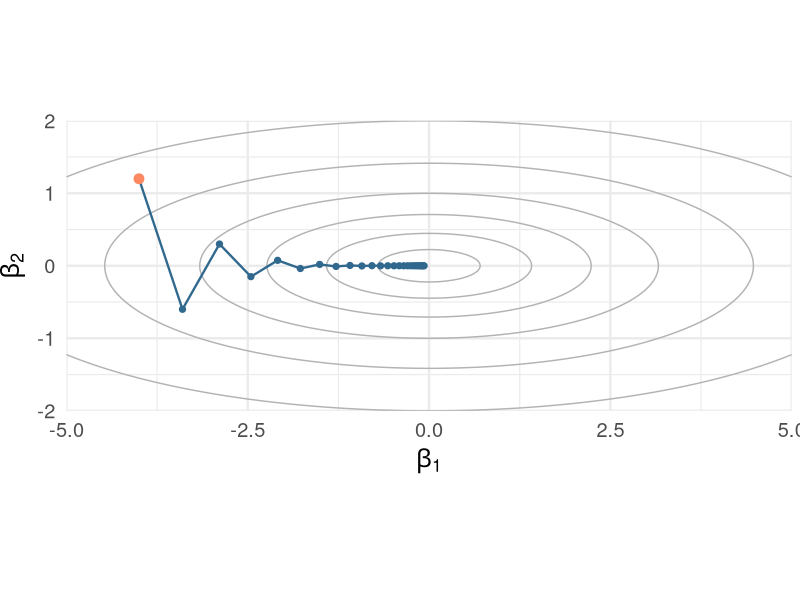
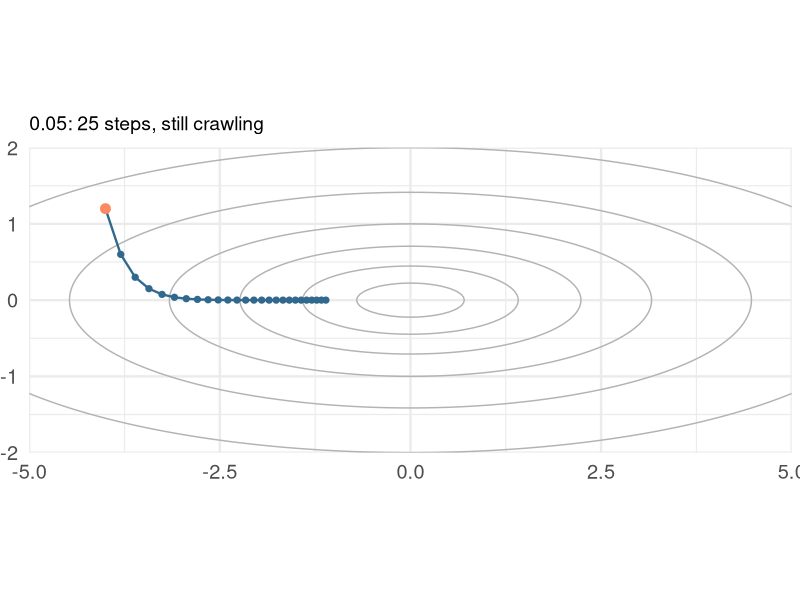
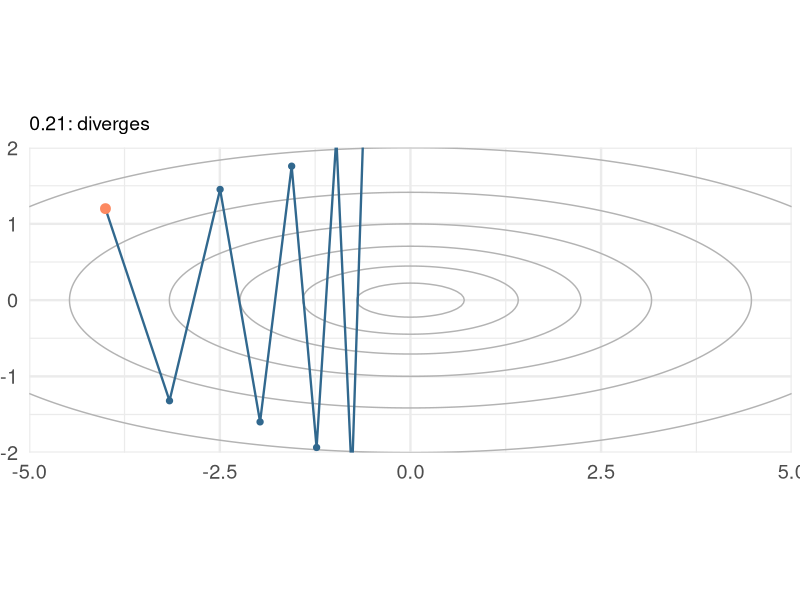
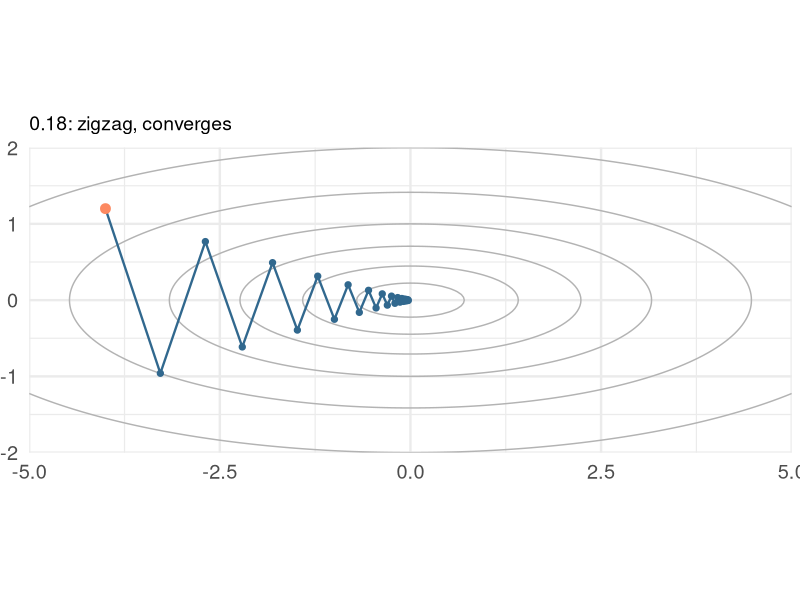
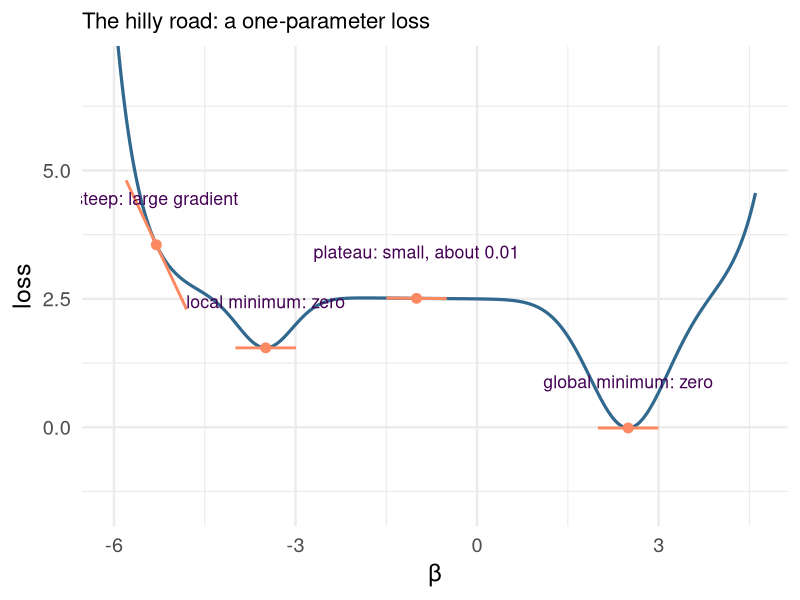
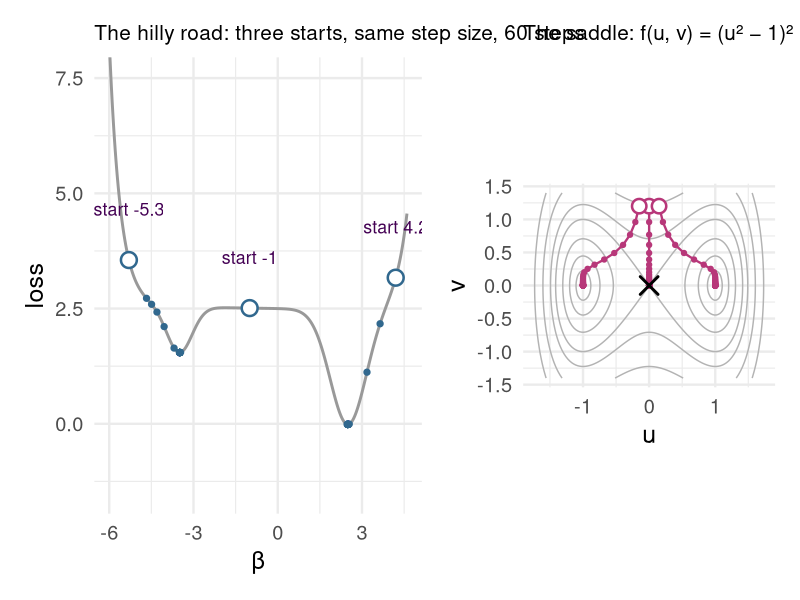
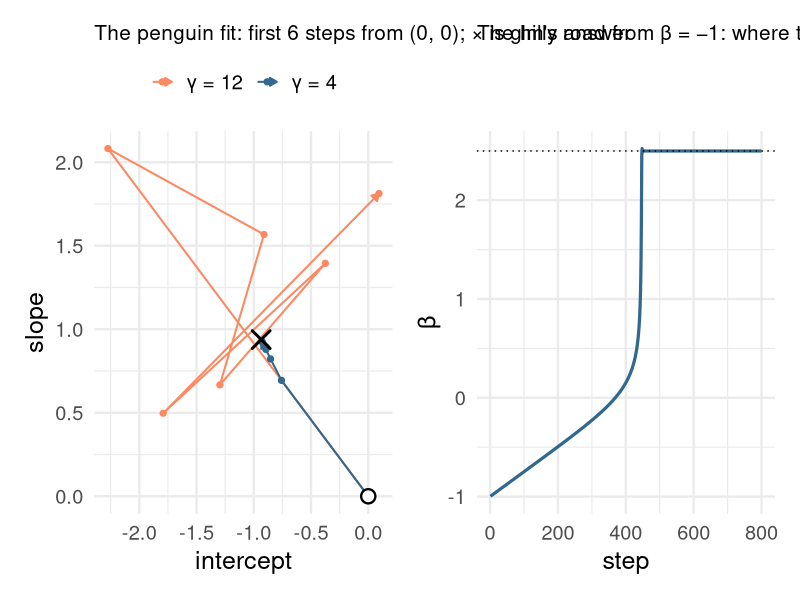
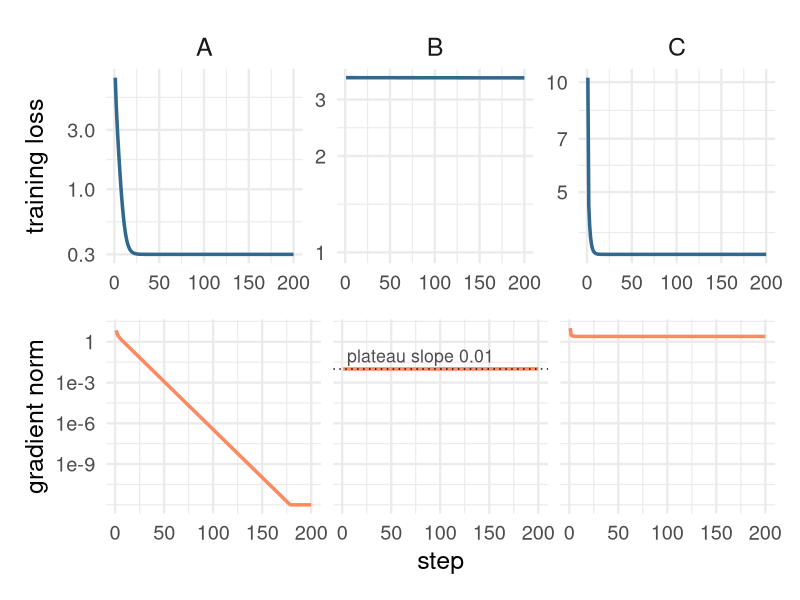

Here is the R script that generated these plots, in order:
## ---- chunk 1
#| label: setup
#| include: false
library(tidyverse)
library(knitr)
library(patchwork)
library(palmerpenguins)
theme_set(theme_minimal(base_size = 18))
options(knitr.table.format = "html")
options(digits = 3)
set.seed(4)
# Palette: viridis for the primary scale, magma for the second one.
v_dark <- "#440154"; v_blue <- "#31688e"; v_teal <- "#21918c"; v_green <- "#5ec962"
m_pink <- "#b73779"; m_purple <- "#8c2981"; m_orange <- "#fc8961"
# A two-parameter quadratic valley, curvature 1 along beta_1 and 10 along beta_2,
# for the step-size pictures. Gradient descent on it is the exact recurrence
# beta_{t+1} = (1 - gamma a) beta_t in each coordinate.
fq <- function(b1, b2) 0.5 * (b1^2 + 10 * b2^2)
gd_path <- function(start, gamma, steps, a = c(1, 10)) {
  b <- start
  out <- matrix(NA, steps + 1, 2); out[1, ] <- b
  for (t in 1:steps) { b <- b - gamma * a * b; out[t + 1, ] <- b }
  tibble(step = 0:steps, b1 = out[, 1], b2 = out[, 2])
}
contour_grid <- expand_grid(b1 = seq(-5, 5, length.out = 121),
                            b2 = seq(-2.2, 2.2, length.out = 121)) |>
  mutate(f = fq(b1, b2))
# coord_equal fixes the panel at about 2:1, so the canvas (fig-width by fig-height) should have
# about that shape once the title and tick labels are taken off, or the panel floats in whitespace.
contour_plot <- function(path, title = NULL, axis_titles = TRUE) {
  p <- ggplot() +
    geom_contour(data = contour_grid, aes(b1, b2, z = f),
                 breaks = c(0.25, 1, 2.5, 5, 10, 20), colour = "grey70") +
    geom_path(data = path, aes(b1, b2), colour = v_blue, linewidth = 0.8) +
    geom_point(data = path, aes(b1, b2), colour = v_blue, size = 1.8) +
    geom_point(data = path[1, ], aes(b1, b2), colour = m_orange, size = 3) +
    coord_equal(xlim = c(-5, 5), ylim = c(-2, 2), expand = FALSE) +
    labs(x = expression(beta[1]), y = expression(beta[2]), title = title) +
    theme(plot.title = element_text(size = 14), plot.margin = margin(0, 6, 0, 0))
  if (!axis_titles) p <- p + theme(axis.title = element_blank())
  p
}
## ---- chunk 2
#| label: valley
#| fig-height: 3.3
#| fig-width: 7.4
#| out-width: "100%"
contour_plot(gd_path(c(-4, 1.2), 0.15, 25))
## ---- chunk 3
#| label: three-steps-a
#| fig-height: 2.8
#| fig-width: 6
#| out-width: "100%"
contour_plot(gd_path(c(-4, 1.2), 0.05, 25), "0.05: 25 steps, still crawling", axis_titles = FALSE)
## ---- chunk 4
#| label: three-steps-c
#| fig-height: 2.8
#| fig-width: 6
#| out-width: "100%"
contour_plot(gd_path(c(-4, 1.2), 0.21, 8), "0.21: diverges", axis_titles = FALSE)
## ---- chunk 5
#| label: three-steps-b
#| fig-height: 2.8
#| fig-width: 6
#| out-width: "100%"
contour_plot(gd_path(c(-4, 1.2), 0.18, 25), "0.18: zigzag, converges", axis_titles = FALSE)
## ---- chunk 6
#| label: hilly-road
#| fig-height: 3.2
#| fig-width: 11
#| out-width: "100%"
# The hilly road: a one-parameter loss with a steep wall, a local minimum, a shallow monotone plateau (slope
# about -0.01) and the global minimum: two Gaussian wells, two exponential walls and a gentle tilt. Its
# stationary points are the two minima and the local maximum between them (checked numerically, 17 October).
f1 <- function(x) 2.5 - 1.0 * exp(-(x + 3.5)^2 / 0.4) - 2.5 * exp(-(x - 2.5)^2 / 0.8) + exp(-2.5 * (x + 5.3)) + exp(2.5 * (x - 4.3)) - 0.01 * x
g1 <- function(x) 1.0 * exp(-(x + 3.5)^2 / 0.4) * (2 * (x + 3.5) / 0.4) + 2.5 * exp(-(x - 2.5)^2 / 0.8) * (2 * (x - 2.5) / 0.8) - 2.5 * exp(-2.5 * (x + 5.3)) + 2.5 * exp(2.5 * (x - 4.3)) - 0.01
x_lmin <- optimize(f1, c(-4.5, -2.5))$minimum; x_gmin <- optimize(f1, c(1.5, 3.5))$minimum
curve1 <- tibble(x = seq(-6, 4.6, length.out = 400)) |> mutate(f = f1(x))
marks <- tibble(x = c(-5.3, x_lmin, -1.0, x_gmin),
                label = c("steep: large gradient", "local minimum: zero", "plateau: small, about 0.01", "global minimum: zero")) |>
  mutate(f = f1(x), slope = g1(x))
ggplot(curve1, aes(x, f)) + geom_line(linewidth = 1.1, colour = v_blue) +
  geom_segment(data = marks, aes(x = x - 0.5, xend = x + 0.5, y = f - 0.5 * slope, yend = f + 0.5 * slope), colour = m_orange, linewidth = 1) +
  geom_point(data = marks, aes(x, f), colour = m_orange, size = 3) +
  geom_text(data = marks, aes(x, f + 0.9, label = label), size = 4.5, colour = v_dark) +
  coord_cartesian(ylim = c(-1.5, 7)) + labs(x = "\u03b2", y = "loss", title = "The hilly road: a one-parameter loss") +
  theme(plot.title = element_text(size = 16))
## ---- chunk 7
#| label: landscapes
#| fig-height: 3.0
#| fig-width: 12
#| out-width: "100%"
gd1 <- function(x0, gamma, steps) { x <- x0; out <- numeric(steps + 1); out[1] <- x
  for (t in 1:steps) { x <- x - gamma * g1(x); out[t + 1] <- x }; tibble(start = x0, step = 0:steps, x = out, f = f1(out)) }
paths1 <- bind_rows(gd1(-5.3, 0.25, 60), gd1(-1.0, 0.25, 60), gd1(4.2, 0.25, 60))
starts1 <- filter(paths1, step == 0)
pa <- ggplot(curve1, aes(x, f)) + geom_line(linewidth = 1, colour = "grey60") +
  geom_point(data = paths1, aes(x, f), colour = v_blue, size = 1.8) +
  geom_point(data = starts1, aes(x, f), shape = 21, fill = "white", colour = v_blue, size = 4.5, stroke = 1.3) +
  geom_text(data = starts1, aes(x, f + 1.1, label = paste("start", start)), size = 4.5, colour = v_dark) +
  coord_cartesian(ylim = c(-1.5, 7.5)) + labs(x = "\u03b2", y = "loss", title = "The hilly road: three starts, same step size, 60 steps") +
  theme(plot.title = element_text(size = 15))
fs <- function(u, v) (u^2 - 1)^2 + v^2
gds <- function(start, gamma, steps) { b <- start; out <- matrix(NA, steps + 1, 2); out[1, ] <- b
  for (t in 1:steps) { b <- b - gamma * c(4 * b[1] * (b[1]^2 - 1), 2 * b[2]); out[t + 1, ] <- b }
  tibble(start = sprintf("(%g, %g)", start[1], start[2]), step = 0:steps, u = out[, 1], v = out[, 2]) }
sgrid <- expand_grid(u = seq(-1.8, 1.8, length.out = 121), v = seq(-1.4, 1.4, length.out = 101)) |> mutate(f = fs(u, v))
paths2 <- bind_rows(gds(c(0, 1.2), 0.1, 60), gds(c(0.15, 1.2), 0.1, 60), gds(c(-0.15, 1.2), 0.1, 60))
starts2 <- filter(paths2, step == 0)
pb <- ggplot() + geom_contour(data = sgrid, aes(u, v, z = f), breaks = c(0.05, 0.2, 0.5, 1, 1.5, 2.5, 4), colour = "grey70") +
  geom_path(data = paths2, aes(u, v, group = start), colour = m_pink, linewidth = 0.8) +
  geom_point(data = paths2, aes(u, v), colour = m_pink, size = 1.5) +
  geom_point(data = starts2, aes(u, v), shape = 21, fill = "white", colour = m_pink, size = 4, stroke = 1.3) +
  annotate("point", x = 0, y = 0, shape = 4, size = 5, stroke = 1.5) +
  coord_equal() + labs(x = "u", y = "v", title = "The saddle: f(u, v) = (u\u00b2 \u2212 1)\u00b2 + v\u00b2") + theme(plot.title = element_text(size = 15))
pa + pb + plot_layout(widths = c(1.3, 1))
## ---- chunk 8
#| label: big-small
#| fig-height: 4.3
#| fig-width: 12
#| out-width: "100%"
pg <- penguins |> filter(species != "Gentoo") |> drop_na(flipper_length_mm) |>
  mutate(chinstrap = as.numeric(species == "Chinstrap"), z = as.numeric(scale(flipper_length_mm)))
Xl <- cbind(1, pg$z); yl <- pg$chinstrap; nl <- nrow(Xl)
L_logit <- max(eigen(t(Xl) %*% Xl / nl)$values) / 4
run_path <- function(gamma, steps) { b <- c(0, 0); out <- matrix(NA, steps + 1, 2); out[1, ] <- b
  for (t in 1:steps) { p <- 1 / (1 + exp(-Xl %*% b)); b <- b - gamma * (-t(Xl) %*% (yl - p) / nl); out[t + 1, ] <- b }
  tibble(gamma = paste0("\u03b3 = ", gamma), step = 0:steps, intercept = out[, 1], slope = out[, 2]) }
paths_l <- bind_rows(run_path(4, 6), run_path(12, 6))
glm_coef <- coef(glm(chinstrap ~ z, family = binomial, data = pg))
pc <- ggplot(paths_l, aes(intercept, slope, colour = gamma)) +
  geom_path(arrow = arrow(length = unit(0.2, "cm"), type = "closed"), linewidth = 0.7) + geom_point(size = 1.8) +
  annotate("point", x = 0, y = 0, shape = 21, fill = "white", colour = "black", size = 4, stroke = 1.2) +
  annotate("point", x = glm_coef[1], y = glm_coef[2], shape = 4, size = 5, stroke = 1.5) +
  scale_colour_manual(values = c(m_orange, v_blue)) +
  labs(x = "intercept", y = "slope", colour = NULL, title = "The penguin fit: first 6 steps from (0, 0); \u00d7 is glm's answer") +
  theme(legend.position = "top", plot.title = element_text(size = 15))
xp <- -1.0; plateau <- numeric(800); pos <- numeric(800); for (t in 1:800) { xp <- xp - 0.25 * g1(xp); plateau[t] <- f1(xp); pos[t] <- xp }
pd <- ggplot(tibble(step = 1:800, beta = pos), aes(step, beta)) + geom_line(linewidth = 1.1, colour = v_blue) +
  geom_hline(yintercept = x_gmin, linetype = "dotted") +
  labs(x = "step", y = "\u03b2", title = "The hilly road from \u03b2 = \u22121: where the iterate is") + theme(plot.title = element_text(size = 15))
pc + pd
## ---- chunk 9
#| label: converged-data
#| include: false
# Three runs, each recorded as training loss and gradient norm at every step: A the valley with step 0.15,
# B the hilly road from -1 (its loss plus 1, so that all three are positive on a log scale), C the valley
# with the shrinking step sizes 0.3 (0.6)^t.
qa <- gd_path(c(-4, 1.2), 0.15, 800) |> mutate(loss = fq(b1, b2) + 0.3, gnorm = sqrt((b1)^2 + (10 * b2)^2))
lb <- plateau; gb <- abs(g1(pos))
bc <- c(-4, 1.2); lc <- numeric(800); gc <- numeric(800)
for (t in 1:800) { bc <- bc - 0.3 * 0.6^t * c(1, 10) * bc; lc[t] <- fq(bc[1], bc[2]) + 0.3; gc[t] <- sqrt(bc[1]^2 + (10 * bc[2])^2) }
conv <- bind_rows(tibble(panel = "A", step = 1:800, loss = qa$loss[-1], gnorm = qa$gnorm[-1]),
                  tibble(panel = "B", step = 1:800, loss = lb + 1, gnorm = gb),
                  tibble(panel = "C", step = 1:800, loss = lc, gnorm = gc)) |>
  mutate(gnorm = pmax(gnorm, 1e-12))
# Top row: training loss. Bottom row: gradient norm. Both log. The 200-step view keeps each panel's full
# vertical range (geom_blank), so that B's plateau looks flat rather than zoomed in.
# The plateau reference line and its label belong to panel B only, so they come from one-row data frames
# with panel = "B" (annotate() would repeat them in every facet).
conv_plot <- function(d) {
  top <- ggplot(d, aes(step, loss)) + geom_blank(data = mutate(conv, step = 1)) + geom_line(linewidth = 1.2, colour = v_blue) +
    facet_wrap(~ panel, scales = "free_y") + scale_y_log10() +
    labs(x = NULL, y = "training loss") + theme(strip.text = element_text(size = 18))
  bottom <- ggplot(d, aes(step, gnorm)) + geom_blank(data = mutate(conv, step = 1)) + geom_line(linewidth = 1.2, colour = m_orange) +
    geom_hline(data = tibble(panel = "B"), aes(yintercept = 0.01), linetype = "dotted") +
    geom_text(data = tibble(panel = "B", step = 5, gnorm = 0.01), aes(step, gnorm), label = "plateau slope 0.01",
              hjust = 0, vjust = -0.5, size = 4.5, colour = "grey30") +
    facet_wrap(~ panel) + scale_y_log10(breaks = c(1e-9, 1e-6, 1e-3, 1), labels = c("1e-9", "1e-6", "1e-3", "1")) +
    labs(x = "step", y = "gradient norm") + theme(strip.text = element_blank())
  top / bottom
}
## ---- chunk 10
#| label: converged-200
#| fig-height: 4.1
#| fig-width: 12
#| out-width: "100%"
conv_plot(filter(conv, step <= 200))
## ---- chunk 11
#| label: converged-800
#| fig-height: 4.1
#| fig-width: 12
#| out-width: "100%"
conv_plot(conv)
## ---- chunk 12
#| label: zero-slope
#| fig-height: 3.3
#| fig-width: 12
#| out-width: "100%"
# Plain full-batch gradient descent on f(beta) = sum_j a_j (z_j^2 - 1)^2 with z = Q beta: Q a random
# rotation (so the coordinates are coupled), unequal curvatures a_j, and a tiny random start. Each flat
# stretch of the loss is a near-saddle. Shrinking schedule 0.1 / (1 + t/25) against a fixed step 0.05.
set.seed(7); p_z <- 5
a_z <- runif(p_z, 0.5, 1.5); z0 <- sample(c(-1, 1), p_z, TRUE) * 10^-runif(p_z, 2, 10)
Q_z <- qr.Q(qr(matrix(rnorm(p_z^2), p_z)))
f_z <- function(b) { z <- Q_z %*% b; sum(a_z * (z^2 - 1)^2) }
g_z <- function(b) { z <- as.vector(Q_z %*% b); as.vector(t(Q_z) %*% (4 * a_z * z * (z^2 - 1))) }
run_z <- function(gam, steps = 700) { b <- as.vector(t(Q_z) %*% z0); out <- numeric(steps)
  for (t in 1:steps) { b <- b - gam(t) * g_z(b); out[t] <- f_z(b) }; out }
zs <- bind_rows(tibble(step = 1:700, loss = run_z(function(t) 0.1 / (1 + t / 25)), run = "shrinking: \u03b3\u209c = 0.1 / (1 + t/25)"),
                tibble(step = 1:700, loss = run_z(function(t) 0.05), run = "fixed: \u03b3 = 0.05"))
ggplot(zs, aes(step, loss, colour = run, linetype = run)) + geom_line(linewidth = 1.2) +
  annotate("text", x = 300, y = 0.95, label = "a saddle: 300 steps that look converged", size = 5.5, colour = v_blue) +
  scale_colour_manual(values = c("grey55", v_blue)) + scale_linetype_manual(values = c("dashed", "solid")) +
  labs(colour = NULL, linetype = NULL, title = "Gradient descent in 5 dimensions: unequal curvatures, tiny random start") +
  theme(legend.position = "inside", legend.position.inside = c(0.78, 0.78), plot.title = element_text(size = 16))
## ---- chunk 13
#| label: two-paths
#| fig-height: 4.4
#| fig-width: 5.8
#| out-width: "100%"
set.seed(9)
ns <- 200; x1 <- rnorm(ns); x2 <- 0.6 * x1 + 0.8 * rnorm(ns); Xs <- cbind(x1, x2); ys <- Xs %*% c(2, -1) + rnorm(ns)
ols <- solve(t(Xs) %*% Xs, t(Xs) %*% ys)
Ls <- 2 * max(eigen(t(Xs) %*% Xs / ns)$values)
bg <- c(-2, 2); gdp <- matrix(NA, 31, 2); gdp[1, ] <- bg
for (t in 1:30) { bg <- bg - (1 / Ls) * (-2 / ns * t(Xs) %*% (ys - Xs %*% bg)); gdp[t + 1, ] <- bg }
bs <- c(-2, 2); sgp <- matrix(NA, 601, 2); sgp[1, ] <- bs
for (t in 1:600) { i <- sample(ns, 1); bs <- bs - (0.05 / (1 + t / 100)) * (-2 * Xs[i, ] * (ys[i] - sum(Xs[i, ] * bs))); sgp[t + 1, ] <- bs }
pgrid <- expand_grid(b1 = seq(-2.5, 3.5, length.out = 101), b2 = seq(-2.5, 2.5, length.out = 101)) |>
  mutate(f = map2_dbl(b1, b2, ~ mean((ys - Xs %*% c(.x, .y))^2)))
ggplot() +
  geom_contour(data = pgrid, aes(b1, b2, z = f), breaks = min(pgrid$f) + c(0.05, 0.2, 0.5, 1, 2, 4, 8, 16), colour = "grey75") +
  geom_path(data = as_tibble(sgp, .name_repair = ~ c("b1", "b2")), aes(b1, b2), colour = m_orange, alpha = 0.8, linewidth = 0.5) +
  geom_path(data = as_tibble(gdp, .name_repair = ~ c("b1", "b2")), aes(b1, b2), colour = v_blue, linewidth = 1.1) +
  geom_point(data = as_tibble(gdp, .name_repair = ~ c("b1", "b2")), aes(b1, b2), colour = v_blue, size = 1.8) +
  annotate("point", x = ols[1], y = ols[2], shape = 4, size = 5, stroke = 1.5) +
  coord_equal() + labs(x = expression(beta[1]), y = expression(beta[2]))
## ---- chunk 14
#| label: early-stopping-data
#| include: false
set.seed(12)
ne <- 80; pe <- 60
Xe <- matrix(rnorm(ne * pe), ne, pe); be <- rnorm(pe, sd = 0.5); ye <- Xe %*% be + rnorm(ne, sd = 3)
Xh <- matrix(rnorm(2000 * pe), 2000, pe); yh <- Xh %*% be + rnorm(2000, sd = 3)
Le <- 2 * max(eigen(t(Xe) %*% Xe / ne)$values)
bb <- rep(0, pe); es <- vector("list", 300)
for (t in 1:300) {
  bb <- bb - (0.5 / Le) * (-2 / ne * t(Xe) %*% (ye - Xe %*% bb))
  es[[t]] <- tibble(step = t, training = mean((ye - Xe %*% bb)^2), `held-out` = mean((yh - Xh %*% bb)^2))
}
es <- bind_rows(es)
best_step <- es$step[which.min(es$`held-out`)]
es_plot <- function(d) d |> pivot_longer(-step, names_to = "error") |>
  ggplot(aes(step, value, colour = error)) + geom_line(linewidth = 1.2) +
  scale_colour_manual(values = c(`held-out` = m_orange, training = v_blue), drop = FALSE) + scale_x_log10() +
  coord_cartesian(ylim = c(0, max(es$`held-out`) * 1.05)) +
  labs(x = "gradient-descent step (log scale, from step 1)", y = "mean squared error", colour = NULL) + theme(legend.position = "top")
## ---- chunk 15
#| label: early-stopping-training
#| fig-height: 3.6
#| fig-width: 6.2
#| out-width: "100%"
es_plot(select(es, step, training))
## ---- chunk 16
#| label: early-stopping
#| fig-height: 3.4
#| fig-width: 6.2
#| out-width: "100%"
es_plot(es)
